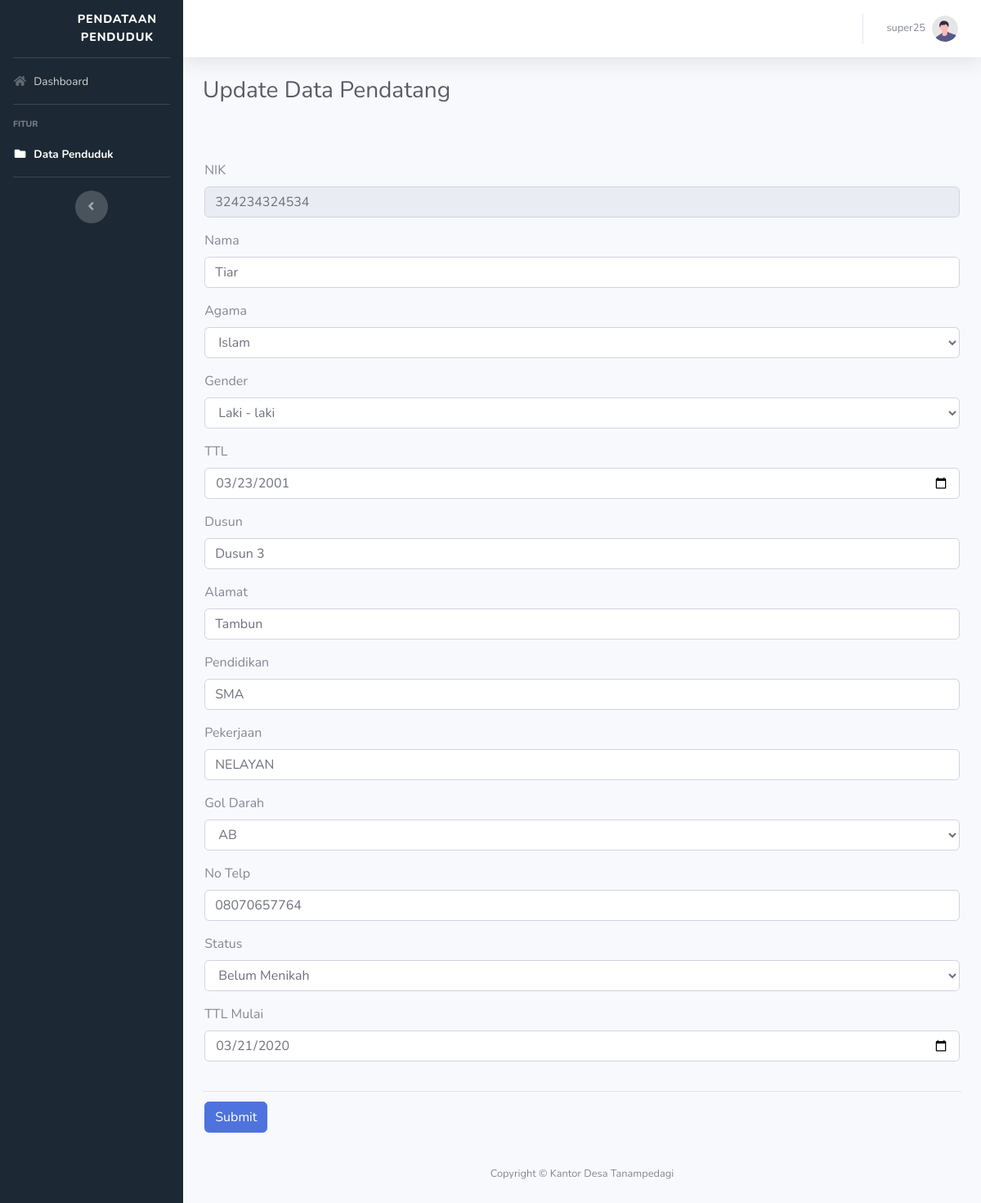
The app's page /Program/update_pendatang_admin.php?nik=324234324534 (signed in) with its own data.
### tables this page shows
CREATE TABLE `data_pendatang` (
  `nik` bigint(20) NOT NULL,
  `nama` varchar(50) NOT NULL,
  `agama` varchar(20) NOT NULL,
  `gender` varchar(11) NOT NULL,
  `ttl` date NOT NULL,
  `dusun` varchar(20) NOT NULL,
  `alamat` varchar(60) NOT NULL,
  `pendidikan` varchar(20) NOT NULL,
  `pekerjaan` varchar(20) NOT NULL,
  `gol_darah` varchar(2) NOT NULL,
  `no_telp` varchar(13) NOT NULL,
  `status` varchar(20) NOT NULL,
  `kategori` varchar(20) NOT NULL,
  `ttl_mulai` date NOT NULL,
  `id_akun` int(11) NOT NULL
);

### Program/update_pendatang_admin.php (the view, shortened to what this page needs)
<?php
    require('koneksi.php');
    $nik = $_GET['nik'];
    $dataUbah = mysqli_query($conn, "SELECT * FROM data_pendatang WHERE nik='$nik'");
    $data = mysqli_fetch_assoc($dataUbah);
?>
<!DOCTYPE html>
<html lang="en">
<head>
    <link href="vendor/fontawesome-free/css/all.min.css" rel="stylesheet" type="text/css">
    <link href="css/sb-admin-2.min.css" rel="stylesheet">
    <link rel="stylesheet" type="text/css" href="css/style.css">
</head>
<body id="page-top">
    <div id="wrapper">
        <ul class="navbar-nav samping sidebar sidebar-dark accordion" id="accordionSidebar">
            <a class="sidebar-brand d-flex align-items-center justify-content-center" href="dashboard_admin.php">
                <div class="sidebar-brand-icon logo">
                </div>
                <div class="sidebar-brand-text mx-3 text">Pendataan Penduduk</div>
            </a>
            <hr class="sidebar-divider my-0">
            <li class="nav-item">
                <a class="nav-link" href="dashboard_admin.php">
                    <i class="fas fa-fw fa-home"></i>
                    <span>Dashboard</span></a>
            </li>
            <hr class="sidebar-divider">
            <div class="sidebar-heading">
                Fitur
            </div>
            <li class="nav-item active">
                <a class="nav-link" href="view_all_data_admin.php">
                    <i class="fas fa-fw fa-folder"></i>
                    <span>Data Penduduk</span></a>
            </li>
            <hr class="sidebar-divider d-none d-md-block">
            <div class="text-center d-none d-md-inline">
                <button class="rounded-circle border-0" id="sidebarToggle"></button>
            </div>
        </ul>
        <div id="content-wrapper" class="d-flex flex-column">
            <div id="content">
                <nav class="navbar navbar-expand navbar-light bg-white topbar mb-4 static-top shadow">
                    <ul class="navbar-nav ml-auto">
                        <li class="nav-item dropdown no-arrow">
                            <a class="nav-link dropdown-toggle" href="#" id="userDropdown" role="button"
                                data-toggle="dropdown" aria-haspopup="true" aria-expanded="false">
                                <span class="mr-2 d-none d-lg-inline text-gray-600 small"><?php echo $_SESSION['username_akun']; ?></span>
                                <img class="img-profile rounded-circle"
                                    src="img/undraw_profile.svg">
                            </a>
                        </li>
                    </ul>
                </nav>
                <div class="container-fluid">
                    <h1 class="h3 mb-4 text-gray-800">Update Data Pendatang</h1>
                    <form autocomplete="off" required="" method="POST" action="update_pendatang_admin_action.php">
                        <div class="card-body">
                            <br>
                            <div class="form-group">
                                <label for="exampleInputId" class="input">NIK</label>
                                <input type="number" class="form-control input" id="exampleInputNama" required="" name="nik" value="<?php echo $data['nik']; ?>" readonly>
                            </div>
                            <div class="form-group">
                                <label for="exampleInputNik" class="input">Nama</label>
                                <input type="text" class="form-control input" id="exampleInputNik" required="" name="nama" min="0" value="<?php echo $data['nama']; ?>" >
                            </div>
                            <div class="form-group">
                                <label for="exampleInputNama" class="input">Agama</label>
                                <select class="form-control input" id="sel1" name="agama" id="exampleInputAgama">
                                    <option value="Islam" <?php if ($data['agama']=='Islam'){echo 'selected';}?>>Islam</option>
                                </select>
                            </div>
                            <div class="form-group">
                                <label for="exampleInputGender" class="input">Gender</label>
                                <select class="form-control input" id="sel1" name="gender" id="exampleInputGender">
                                    <option value="L" <?php if ($data['gender']=='L'){echo 'selected';}?>>Laki - laki</option>
                                </select>
                            </div>
                            <div class="form-group">
                                <label for="exampleInputTtl" class="input">TTL</label>
                                <input type="date" class="form-control input" id="exampleInputRt" required="" name="ttl" min="0" value="<?php echo $data['ttl']; ?>" >
                            </div>
                            <div class="form-group">
                                <label for="exampleInputDusun" class="input">Dusun</label>
                                <input type="text" class="form-control input" id="exampleInputDusun" required="" name="dusun" min="0" value="<?php echo $data['dusun']; ?>" >
                            </div>
                            <div class="form-group">
                                <label for="exampleInputAlamat" class="input">Alamat</label>
                                <input type="text" class="form-control input" id="exampleInputRw" required="" name="alamat" min="0" value="<?php echo $data['alamat']; ?>" >
                            </div>
                            <div class="form-group">
                                <label for="exampleInputPendidikan" class="input">Pendidikan</label>
                                <input type="text" class="form-control input" id="exampleInputAgama" required="" name="pendidikan" min="0" value="<?php echo $data['pendidikan']; ?>" >
                            </div>
                            <div class="form-group">
                                <label for="exampleInputPekerjaan" class="input">Pekerjaan</label>
                                <input type="text" class="form-control input" id="exampleInputAkun" required="" name="pekerjaan" min="0" value="<?php echo $data['pekerjaan']; ?>" >
                            </div>
                            <div class="form-group">
                                <label for="exampleInputGol" class="input">Gol Darah</label>
                                <select class="form-control input" id="sel1" name="gol_darah" id="exampleInputGol">
                                    <option value="AB" <?php if ($data['gol_darah']=='AB'){echo 'selected';}?>>AB</option>
                                </select>
                            </div>
                            <div class="form-group">
                                <label for="exampleInputNo" class="input">No Telp</label>
                                <input type="number" class="form-control input" id="exampleInputNo" required="" name="no_telp" min="0" value="<?php echo $data['no_telp']; ?>" >
                            </div>
                            <div class="form-group">
                                <label for="exampleInputStatus" class="input">Status</label>
                                <select class="form-control input" id="sel1" name="status" id="exampleInputGender">
                                    <option value="Belum Menikah" <?php if ($data['status']=='Belum Menikah'){echo 'selected';}?>>Belum Menikah</option>
                                </select>
                            </div>
                            <div class="form-group">
                                <label for="exampleInputTtlMulai" class="input">TTL Mulai</label>
                                <input type="date" class="form-control input" id="exampleInputTtlMulai" required="" name="ttl_mulai" min="0" value="<?php echo $data['ttl_mulai']; ?>" >
                            </div>
                        </div>
                        <div class="card-footer">
                            <button type="submit" class="btn btn-primary submit" name="submit">Submit</button>
                        </div>
                    </form>
                </div>
            </div>
            <footer class="sticky-footer">
                <div class="container my-auto">
                    <div class="copyright text-center my-auto">
                        <span>Copyright &copy; Kantor Desa Tanampedagi</span>
                    </div>
                </div>
            </footer>
        </div>
    </div>
</body>
</html>

### Program/css/style.css (style rules this page uses)
div .logo { width: 90%; height: 270%; background-image: url('../img/lambang3.png'); background-size: 70%; background-repeat: no-repeat; background-position: center; }
.samping { background-color: #1C2833; }
.input { margin-left: -2%; width: 104%; }
.text { font-size: 90%; }
.submit { margin-left: -2%; }

### records on screen
data_pendatang: nik "324234324534", nama "Tiar", agama "Islam", gender "Laki - laki", ttl "03/23/2001", dusun "Dusun 3", alamat "Tambun", pendidikan "SMA", pekerjaan "NELAYAN", gol_darah "AB", no_telp "08070657764", status "Belum Menikah", ttl_mulai "03/21/2020"

### other values on screen
$_SESSION['username_akun'] "super25"
